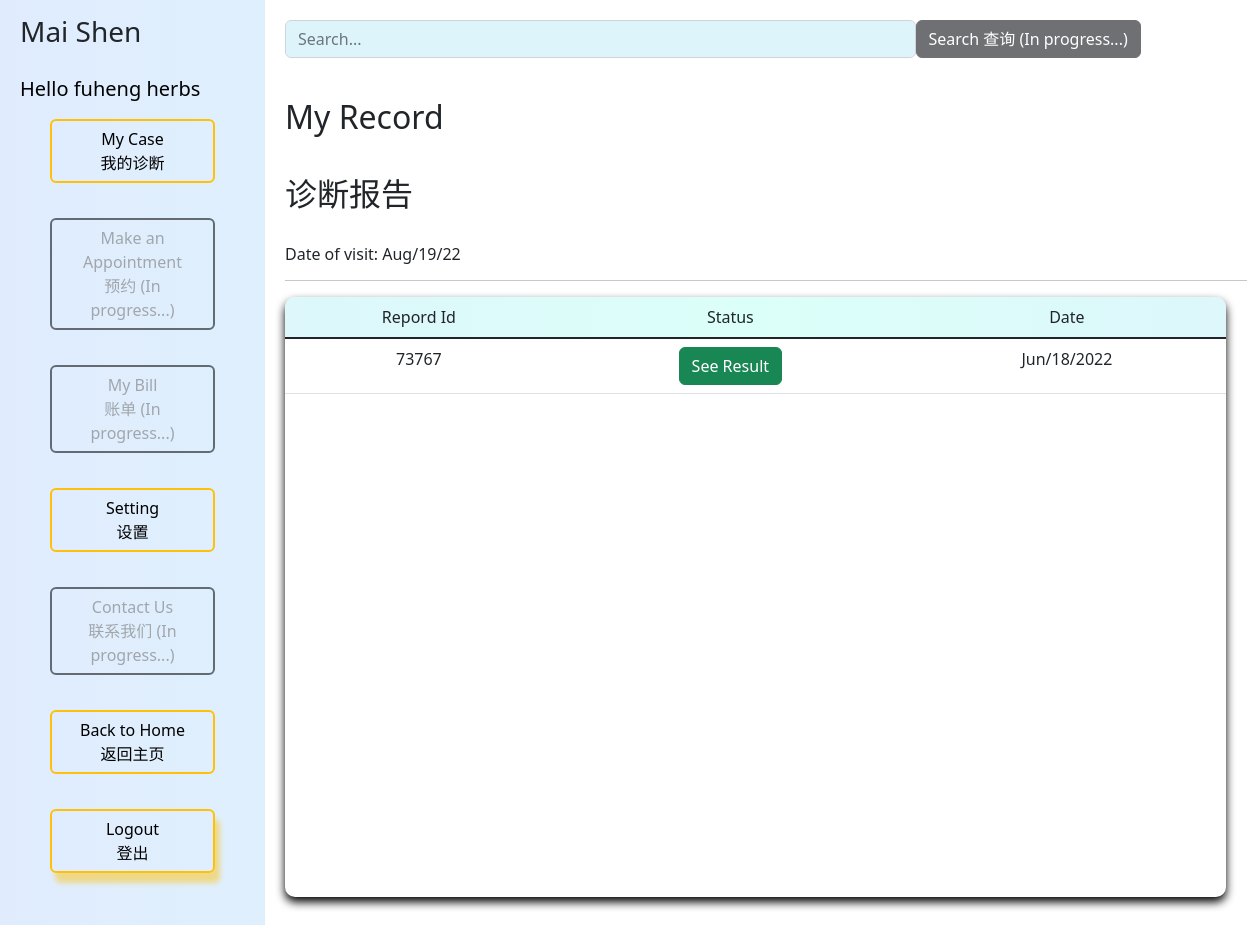
Before: /dashboard/allcase/8 with the older database file.
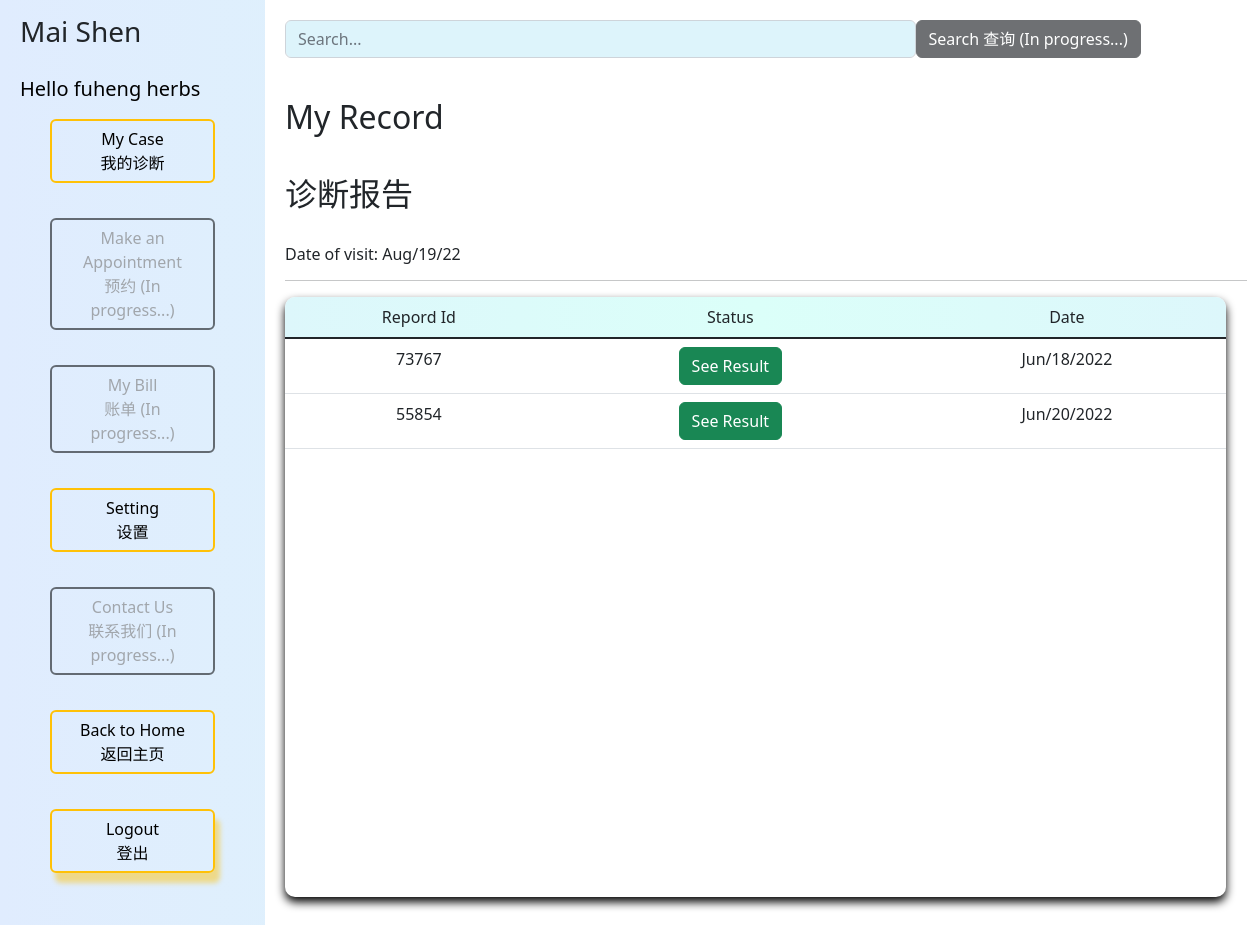
After: the same page with the newer database file.
### firstTrial/models.py (models this page shows)
class PatientForm(models.Model):
    patient = models.ForeignKey(Patient, related_name="patientForm", on_delete=models.CASCADE)
    sympton = models.TextField(blank=True, null=True)
    lastVisit = models.CharField(max_length=20)
    lastVisitComment = models.TextField(blank=True)
    newComplaints = models.CharField(max_length=20)
    newComplaintsComment = models.TextField(blank=True)
    changeMedication = models.CharField(max_length=50)
    changeLastVisit = models.CharField(max_length=50)
    sweat = models.CharField(max_length=30)
    sweatOther = models.TextField(blank=True)
    appetite = models.CharField(max_length=30)
    appetiteOther = models.TextField(blank=True)
    sleep = models.CharField(max_length=30)
    sleepOther = models.TextField(blank=True)
    tinnitus = models.CharField(max_length=30)
    tinnitusOther = models.TextField(blank=True)
    mouth = models.CharField(max_length=30)
    mouthOther = models.TextField(blank=True)
    digestion = models.CharField(max_length=30)
    digestionOther = models.TextField(blank=True)
    stool = models.CharField(max_length=30)
    stoolOther = models.TextField(blank=True)
    eyes = models.CharField(max_length=30)
    eyesOther = models.TextField(blank=True)
    teeth = models.CharField(max_length=30)
    teethOther = models.TextField(blank=True)
    sexualActivities = models.CharField(max_length=30)
    sexualActivitiesOther = models.TextField(blank=True)
    swelling = models.CharField(max_length=30)
    swellingOther = models.TextField(blank=True)
    thirst = models.CharField(max_length=30)
    thirstOther = models.TextField(blank=True)
    urine = models.CharField(max_length=30)
    urineOther = models.TextField(blank=True)
    nose = models.CharField(max_length=30)
    noseOther = models.TextField(blank=True)
    throat = models.CharField(max_length=30)
    throatOther = models.TextField(blank=True)
    caseNumber = models.CharField(max_length=5)
    allergies = models.TextField(blank=True)
    diagnosis = models.BooleanField(default=False)
    diagnosisInitial = models.TextField(blank=True)
    diagnosisResult = models.TextField(blank=True)
    agreementCheck = models.BooleanField(default=False)
    tongueCoat = models.ImageField(upload_to=upload_location)
    leftEye = models.ImageField(upload_to=upload_location)
    rightEye = models.ImageField(upload_to=upload_location)
    face = models.ImageField(upload_to=upload_location)
    question = models.BooleanField(default=False)
    lungResult = models.TextField(blank=True)
    pericardiumResult = models.TextField(blank=True)
    heartResult = models.TextField(blank=True)
    stomachResult = models.TextField(blank=True)
    gallbladderResult = models.TextField(blank=True)
    urinaryBladderResult = models.TextField(blank=True)
    spleenResult = models.TextField(blank=True)
    liverResult = models.TextField(blank=True)
    kidneyResult = models.TextField(blank=True)
    large_intestineResult = models.TextField(blank=True)
    san_jiaoResult = models.TextField(blank=True)
    small_intestineResult = models.TextField(blank=True)
    created_at = models.DateTimeField(auto_now_add=True)
    updated_at = models.DateTimeField(auto_now=True)

### firstTrial/views.py (the view)
# urls.py: path('dashboard/allcase/<int:patient_id>', views.view_allcase),
def view_allcase(request, patient_id):
    context = {
        "patient":Patient.objects.get(id=patient_id),
        "today_date":datetime.date.today().strftime("%b/%d/%y"),
        "patient_all_forms": PatientForm.objects.filter(patient=Patient.objects.get(id=patient_id)),
    }
    return render (request, "mycase.html", context)

### firstTrial/templates/mycase.html (shortened to what this page needs)
<!DOCTYPE html>
<html lang="en">
<head>
    {% load static %}
    <link rel="stylesheet" href="{% static 'css/style.css' %}">
    <link href="https://cdn.jsdelivr.net/npm/bootstrap@5.1.3/dist/css/bootstrap.min.css" rel="stylesheet">
    <link rel="stylesheet" href="https://cdnjs.cloudflare.com/ajax/libs/font-awesome/4.7.0/css/font-awesome.min.css">
    <link rel="stylesheet" href="https://cdn.jsdelivr.net/npm/bootstrap-icons@1.9.1/font/bootstrap-icons.css">
    <link href="https://cdn.jsdelivr.net/npm/bootstrap@5.2.0/dist/css/bootstrap.min.css" rel="stylesheet">
    <link href="https://getbootstrap.com/docs/5.2/assets/css/docs.css" rel="stylesheet">
</head>
<body>
    <div class="bgc">
        <div class="mynav ">
            <div class="nav-header">
                <h3>Mai Shen</h3>
                <h5 style="padding-top: 20px; color: black; ">Hello {{patient.firstName}} {{patient.lastName}}</h5>
            </div>
            <div class="nav-menu">
                <a class="btn btn-outline-dark " href="/dashboard">My Case <br> 我的诊断</a>
                <a class="btn btn-outline-dark disabled " style="color: grey; " href=" ">Make an Appointment <br> 预约 (In progress...)</a>
                <a class="btn btn-outline-dark disabled " style="color: grey; " href=" ">My Bill <br> 账单 (In progress...)</a>
                <a class="btn btn-outline-dark" href="/dashboard/{{patient.id}}/settings">Setting <br> 设置 </a>
                <a class="btn btn-outline-dark disabled " style="color: grey; " href=" ">Contact Us <br> 联系我们 (In progress...)</a>
                <a class="btn btn-outline-dark" href="/">Back to Home <br> 返回主页 </a>
                <a style=" text-decoration: none; box-shadow: 5px 10px 5px #ffc10778; " class="btn bstn-warning" href="/logout ">Logout <br> 登出 </a>
            </div>
        </div>
        <div class="dash-content">
            <div class="search">
                <form style="display:flex;" action="">
                    <input type="text" class="form-control" name="" id="" placeholder="Search...">
                    <button class="btn btn-dark" disabled>Search 查询 (In progress...)</button>
                </form>
            </div>
            <h2 style="margin-top: 40px;">
                My Record <br><br> 诊断报告
            </h2>
            <br>
            <h6>Date of visit: {{today_date}}</h6>
            <hr>
            <div class="formList">
                <table class="table">
                    {% if not patient_all_forms %}
                    <h5>No Form has been submitted <br> 暂无诊断报告</h5>
                    {% else %}
                    <thead style="background: linear-gradient(90deg, rgba(221,247,251,1) 0%, rgba(219,255,249,1) 50%, rgba(221,247,251,1) 100%);">
                        <tr>
                            <td>Repord Id</td>
                            <td>Status</td>
                            <td>Date</td>
                        </tr>
                    </thead>
                    {% for form in patient_all_forms %}
                    <tr>
                        <td>{{form.caseNumber}} </td>
                        {% if form.diagnosis == True%}
                        <td><a class="btn btn-success " href="/checkform/{{form.id}} ">See Result</a></td>
                        {% else %}
                        <td><a class="btn btn-primary " href="/checkform/{{form.id}} ">Continue</a></td>
                        {% endif %}
                        <td>{{form.created_at|date:"M/d/Y "}}</td>
                    </tr>
                    {% endfor %} {% endif %}
                </table>
            </div>
        </div>
    </div>
</body>
</html>

Changed rows visible on the page:
added PatientForm: caseNumber "55854", created_at "Jun/20/2022"
